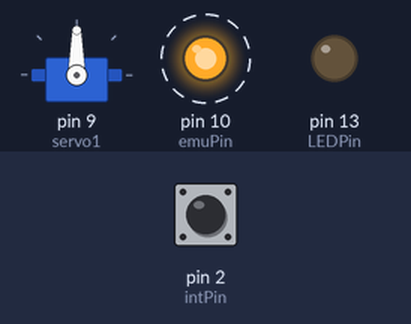
Simulated run of this sketch. Board: Arduino Uno, built with avr-gcc and run on an emulated ATmega328P. Parts: servo, output pins drawn as LEDs (lit = HIGH). Dashed ring = blinking. Inputs (shaded band) come from the test bench; at power-on: pin 2 (intPin) HIGH. What the sketch prints to the serial monitor is not drawn.

Above: at 1.25 s.
1.3 s: pin 2 (intPin) pulled LOW for 0.15 s
At 1.57 s:
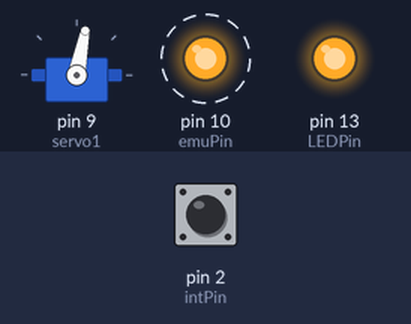
4.3 s: pin 2 (intPin) pulled LOW for 1 s
At 4.87 s:
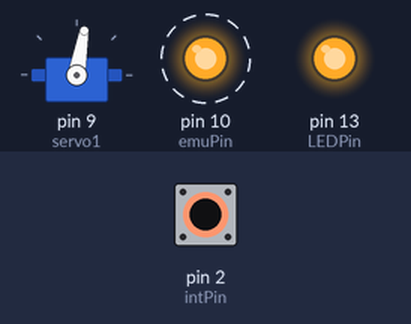
Timing chart, 0 to 13.3 s (numbered marks = the images above; inputs shaded):
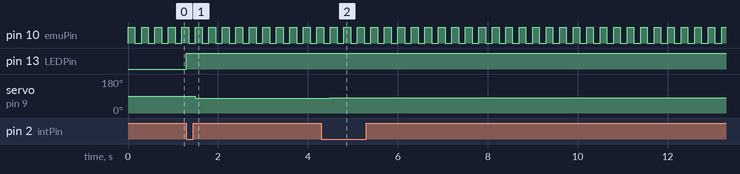

Measured:
- after the input at 1.3 s, pin 13 (LEDPin): LOW → HIGH at once; servo on pin 9 (servo1): 90° → 79° after 0.20 s
- after the input at 4.3 s, servo on pin 9 (servo1): 79° → 80° after 0.20 s, → 81° 0.90 s later
- by itself, pin 10 (emuPin): alternates HIGH for 0.15 s and LOW for 0.15 s

The sketch:

BLINK6.ino
```cpp
#include <Servo.h>
#define z 126

Servo servo1;
const int emuPin = 10;
const int LEDPin = 13;
//const int intPin = 2;
const int intPin = 2;
const int e0 = 1;
const int e1 = 2;
volatile int state = LOW;
int a0=79;
int a=a0;
int Est=e0;
int ENT;
int estado=1;
int count;
int count1;
int count2;
void setup() {
   pinMode(emuPin, OUTPUT);
   pinMode(LEDPin, OUTPUT);
   pinMode(intPin, INPUT_PULLUP);
   pinMode(LED_BUILTIN, OUTPUT);
   attachInterrupt(digitalPinToInterrupt(intPin), blink, CHANGE);
   servo1.attach(9);
   Serial.begin(9600);
}
void loop() {
   //esta parte es para emular la salida
   digitalWrite(emuPin, HIGH);
   delay(150);
   digitalWrite(emuPin, LOW);
   delay(150);
   if (ENT==estado){
       ENT=0;
       if(Est==e0){
         count=count+1;
          servo1.write(a++);
         if(a==z){
            Est=e1;
          }else{}
        }else{
          servo1.write(a--);
           count=count+1;
           if(a==a0){
            Est=e0;
            }
            else{}}
            Serial.print(count);
             Serial.print(1);
    }}

void blink() {
     state=!state;
      Serial.print(2);
     digitalWrite(LEDPin, state);
     digitalWrite(LED_BUILTIN, HIGH);
     ENT=1;


}
```
